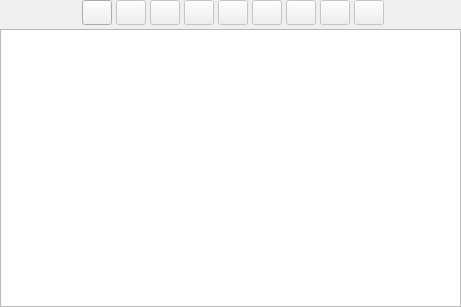
<?xml version="1.0" encoding="UTF-8"?>
<ui version="4.0">
 <class>TabelaObjetosWidget</class>
 <widget class="QWidget" name="TabelaObjetosWidget">
  <property name="geometry">
   <rect>
    <x>0</x>
    <y>0</y>
    <width>461</width>
    <height>307</height>
   </rect>
  </property>
  <property name="windowTitle">
   <string>Form</string>
  </property>
  <layout class="QGridLayout" name="tabelaobj_grid">
   <property name="margin">
    <number>0</number>
   </property>
   <property name="spacing">
    <number>4</number>
   </property>
   <item row="0" column="0">
    <spacer name="horizontalSpacer_2">
     <property name="orientation">
      <enum>Qt::Horizontal</enum>
     </property>
     <property name="sizeHint" stdset="0">
      <size>
       <width>97</width>
       <height>22</height>
      </size>
     </property>
    </spacer>
   </item>
   <item row="0" column="1">
    <layout class="QHBoxLayout" name="horizontalLayout">
     <item>
      <widget class="QToolButton" name="adicionar_tb">
       <property name="enabled">
        <bool>true</bool>
       </property>
       <property name="minimumSize">
        <size>
         <width>30</width>
         <height>25</height>
        </size>
       </property>
       <property name="toolTip">
        <string>Adicionar Item</string>
       </property>
       <property name="text">
        <string/>
       </property>
       <property name="icon">
        <iconset resource="../res/resources.qrc">
         <normaloff>:/icones/icones/adicionar.png</normaloff>:/icones/icones/adicionar.png</iconset>
       </property>
      </widget>
     </item>
     <item>
      <widget class="QToolButton" name="remover_tb">
       <property name="enabled">
        <bool>false</bool>
       </property>
       <property name="minimumSize">
        <size>
         <width>30</width>
         <height>25</height>
        </size>
       </property>
       <property name="toolTip">
        <string>Remover Item</string>
       </property>
       <property name="text">
        <string/>
       </property>
       <property name="icon">
        <iconset resource="../res/resources.qrc">
         <normaloff>:/icones/icones/remover.png</normaloff>:/icones/icones/remover.png</iconset>
       </property>
      </widget>
     </item>
     <item>
      <widget class="QToolButton" name="atualizar_tb">
       <property name="enabled">
        <bool>false</bool>
       </property>
       <property name="minimumSize">
        <size>
         <width>30</width>
         <height>25</height>
        </size>
       </property>
       <property name="toolTip">
        <string>Atualizar Item</string>
       </property>
       <property name="text">
        <string/>
       </property>
       <property name="icon">
        <iconset resource="../res/resources.qrc">
         <normaloff>:/icones/icones/atualizar.png</normaloff>:/icones/icones/atualizar.png</iconset>
       </property>
      </widget>
     </item>
     <item>
      <widget class="QToolButton" name="remover_todas_tb">
       <property name="enabled">
        <bool>false</bool>
       </property>
       <property name="minimumSize">
        <size>
         <width>30</width>
         <height>25</height>
        </size>
       </property>
       <property name="toolTip">
        <string>Excluir Todos</string>
       </property>
       <property name="text">
        <string/>
       </property>
       <property name="icon">
        <iconset resource="../res/resources.qrc">
         <normaloff>:/icones/icones/limpartexto.png</normaloff>:/icones/icones/limpartexto.png</iconset>
       </property>
      </widget>
     </item>
     <item>
      <widget class="QToolButton" name="editar_tb">
       <property name="enabled">
        <bool>false</bool>
       </property>
       <property name="minimumSize">
        <size>
         <width>30</width>
         <height>25</height>
        </size>
       </property>
       <property name="toolTip">
        <string>Editar Item</string>
       </property>
       <property name="text">
        <string/>
       </property>
       <property name="icon">
        <iconset resource="../res/resources.qrc">
         <normaloff>:/icones/icones/editar.png</normaloff>:/icones/icones/editar.png</iconset>
       </property>
      </widget>
     </item>
     <item>
      <widget class="QToolButton" name="mover_cima_tb">
       <property name="enabled">
        <bool>false</bool>
       </property>
       <property name="minimumSize">
        <size>
         <width>30</width>
         <height>25</height>
        </size>
       </property>
       <property name="toolTip">
        <string>Mover para cima</string>
       </property>
       <property name="text">
        <string/>
       </property>
       <property name="icon">
        <iconset resource="../res/resources.qrc">
         <normaloff>:/icones/icones/movercima.png</normaloff>:/icones/icones/movercima.png</iconset>
       </property>
      </widget>
     </item>
     <item>
      <widget class="QToolButton" name="mover_baixo_tb">
       <property name="enabled">
        <bool>false</bool>
       </property>
       <property name="minimumSize">
        <size>
         <width>30</width>
         <height>25</height>
        </size>
       </property>
       <property name="toolTip">
        <string>Mover para baixo</string>
       </property>
       <property name="text">
        <string/>
       </property>
       <property name="icon">
        <iconset resource="../res/resources.qrc">
         <normaloff>:/icones/icones/moverbaixo.png</normaloff>:/icones/icones/moverbaixo.png</iconset>
       </property>
      </widget>
     </item>
     <item>
      <widget class="QToolButton" name="mover_primeiro_tb">
       <property name="enabled">
        <bool>false</bool>
       </property>
       <property name="minimumSize">
        <size>
         <width>30</width>
         <height>25</height>
        </size>
       </property>
       <property name="toolTip">
        <string>Mover para o início</string>
       </property>
       <property name="text">
        <string/>
       </property>
       <property name="icon">
        <iconset resource="../res/resources.qrc">
         <normaloff>:/icones/icones/moverprimeiro.png</normaloff>:/icones/icones/moverprimeiro.png</iconset>
       </property>
      </widget>
     </item>
     <item>
      <widget class="QToolButton" name="mover_ultimo_tb">
       <property name="enabled">
        <bool>false</bool>
       </property>
       <property name="minimumSize">
        <size>
         <width>30</width>
         <height>25</height>
        </size>
       </property>
       <property name="toolTip">
        <string>Mover para o fim</string>
       </property>
       <property name="text">
        <string/>
       </property>
       <property name="icon">
        <iconset resource="../res/resources.qrc">
         <normaloff>:/icones/icones/moverultimo.png</normaloff>:/icones/icones/moverultimo.png</iconset>
       </property>
      </widget>
     </item>
    </layout>
   </item>
   <item row="0" column="2">
    <spacer name="horizontalSpacer">
     <property name="orientation">
      <enum>Qt::Horizontal</enum>
     </property>
     <property name="sizeHint" stdset="0">
      <size>
       <width>92</width>
       <height>22</height>
      </size>
     </property>
    </spacer>
   </item>
   <item row="1" column="0" colspan="3">
    <widget class="QTableWidget" name="tabela_tbw">
     <property name="editTriggers">
      <set>QAbstractItemView::NoEditTriggers</set>
     </property>
     <property name="alternatingRowColors">
      <bool>true</bool>
     </property>
     <property name="selectionMode">
      <enum>QAbstractItemView::SingleSelection</enum>
     </property>
     <property name="selectionBehavior">
      <enum>QAbstractItemView::SelectRows</enum>
     </property>
     <property name="iconSize">
      <size>
       <width>16</width>
       <height>16</height>
      </size>
     </property>
     <attribute name="horizontalHeaderCascadingSectionResizes">
      <bool>false</bool>
     </attribute>
     <attribute name="horizontalHeaderHighlightSections">
      <bool>true</bool>
     </attribute>
     <attribute name="horizontalHeaderStretchLastSection">
      <bool>true</bool>
     </attribute>
     <attribute name="verticalHeaderVisible">
      <bool>false</bool>
     </attribute>
     <attribute name="verticalHeaderDefaultSectionSize">
      <number>20</number>
     </attribute>
     <attribute name="verticalHeaderHighlightSections">
      <bool>true</bool>
     </attribute>
     <attribute name="verticalHeaderMinimumSectionSize">
      <number>15</number>
     </attribute>
     <attribute name="verticalHeaderStretchLastSection">
      <bool>false</bool>
     </attribute>
    </widget>
   </item>
  </layout>
 </widget>
 <resources>
  <include location="../res/resources.qrc"/>
 </resources>
 <connections/>
</ui>
